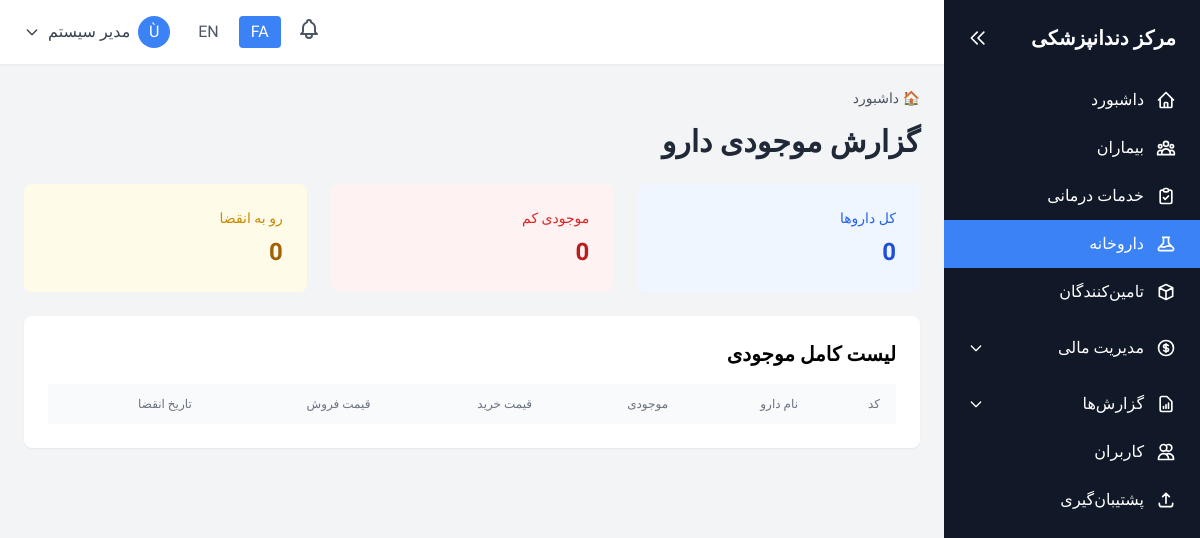
The app's page /medicines/stock.php (signed in), older data.
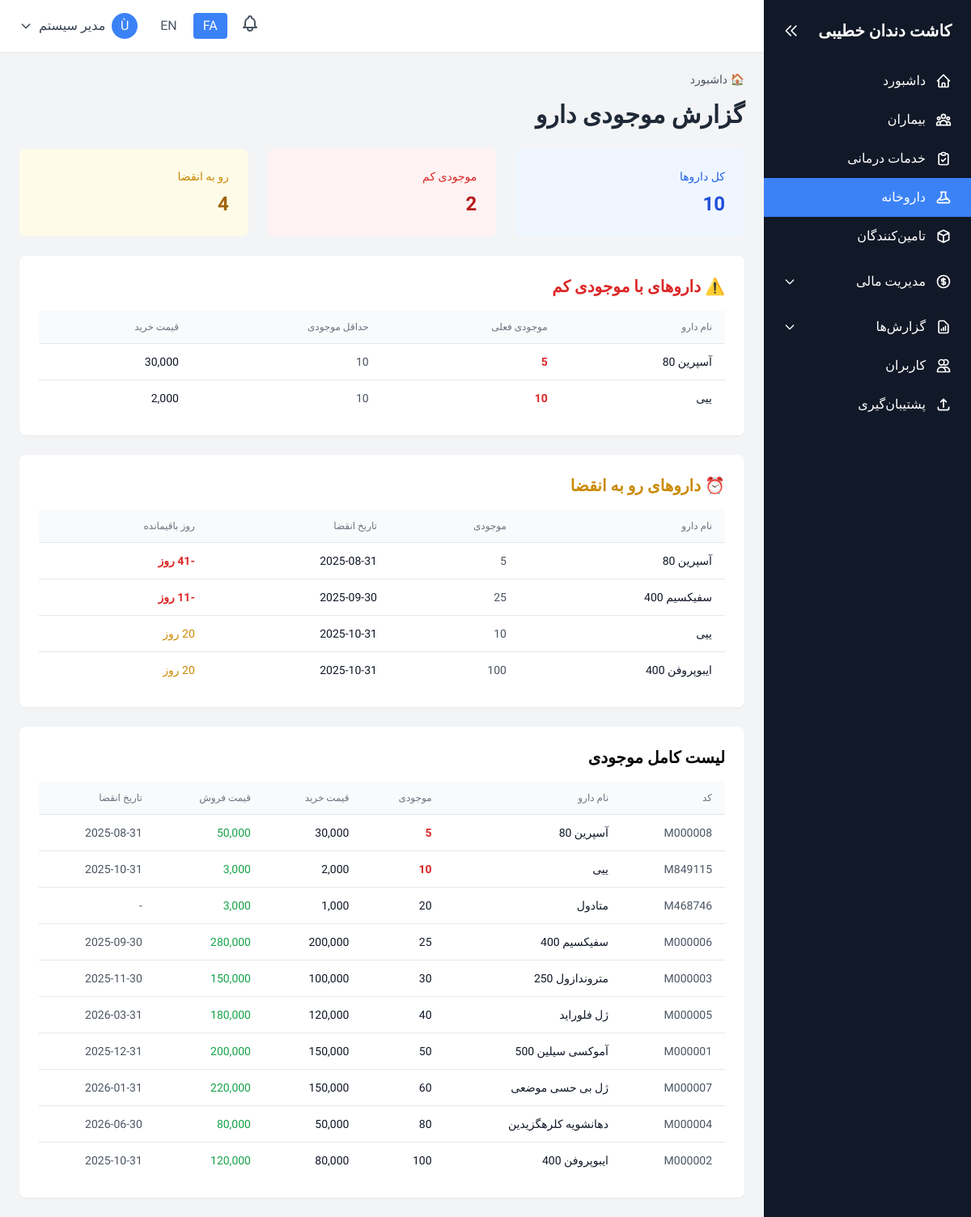
The same page, newer data.
### tables this page shows
CREATE TABLE `system` (
  `id` int(11) NOT NULL,
  `record_type` enum('setting','activity_log') NOT NULL,
  `setting_key` varchar(50) DEFAULT NULL,
  `setting_value` text DEFAULT NULL,
  `setting_type` varchar(20) DEFAULT 'text',
  `description` text DEFAULT NULL,
  `user_id` int(11) DEFAULT NULL,
  `action` varchar(50) DEFAULT NULL,
  `table_name` varchar(50) DEFAULT NULL,
  `record_id` int(11) DEFAULT NULL,
  `ip_address` varchar(45) DEFAULT NULL,
  `user_agent` text DEFAULT NULL,
  `created_at` datetime DEFAULT current_timestamp(),
  `updated_at` datetime DEFAULT current_timestamp() ON UPDATE current_timestamp()
);

CREATE TABLE `medicines` (
  `id` int(11) NOT NULL,
  `medicine_code` varchar(20) NOT NULL,
  `medicine_name` varchar(100) NOT NULL,
  `medicine_name_en` varchar(100) DEFAULT NULL,
  `category` varchar(50) DEFAULT NULL,
  `manufacturer` varchar(100) DEFAULT NULL,
  `unit` varchar(20) NOT NULL,
  `purchase_price` decimal(10,2) NOT NULL,
  `sale_price` decimal(10,2) NOT NULL,
  `stock_quantity` int(11) DEFAULT 0,
  `min_stock_level` int(11) DEFAULT 10,
  `expiry_date` date DEFAULT NULL,
  `description` text DEFAULT NULL,
  `supplier_name` varchar(100) DEFAULT NULL,
  `supplier_phone` varchar(20) DEFAULT NULL,
  `supplier_email` varchar(100) DEFAULT NULL,
  `supplier_address` text DEFAULT NULL,
  `sale_patient_id` int(11) DEFAULT NULL,
  `sale_code` varchar(20) DEFAULT NULL,
  `sale_date` date DEFAULT NULL,
  `sale_quantity` int(11) DEFAULT NULL,
  `sale_unit_price` decimal(10,2) DEFAULT NULL,
  `sale_total_price` decimal(10,2) DEFAULT NULL,
  `movement_type` enum('purchase','sale','adjustment') DEFAULT NULL,
  `movement_date` date DEFAULT NULL,
  `movement_quantity` int(11) DEFAULT NULL,
  `movement_notes` text DEFAULT NULL,
  `is_active` tinyint(1) DEFAULT 1,
  `created_by` int(11) DEFAULT NULL,
  `created_at` datetime DEFAULT current_timestamp(),
  `updated_at` datetime DEFAULT current_timestamp() ON UPDATE current_timestamp()
);

### config/config.php (called while the page is built, shortened)
<?php
require_once __DIR__ . '/database.php';
$current_lang = $_SESSION['lang'] ?? DEFAULT_LANG;
function loadLanguage($lang = null) {
    global $current_lang;
    $lang = $lang ?? $current_lang;
    $langFile = BASE_PATH . "/lang/$lang.php";
    $translations = [];
    if (file_exists($langFile)) {
        $translations = require $langFile;
    } else {
        $translations = require BASE_PATH . "/lang/fa.php";
    }
    return $translations;
}
function formatCurrency($amount) {
    return number_format($amount, 0, '.', ',');
}
function getSetting($key, $default = '') {
    try {
        $setting = fetchOne("SELECT setting_value FROM system WHERE record_type = 'setting' AND setting_key = ?", [$key]);
        return $setting ? $setting['setting_value'] : $default;
    } catch (Exception $e) {
        return $default;
    }
}

### config/database.php (called while the page is built, shortened)
<?php
function getDBConnection()
{
    try {
        if (DB_TYPE === 'sqlite') {
            $db = new PDO('sqlite:' . DB_PATH);
            $db->setAttribute(PDO::ATTR_ERRMODE, PDO::ERRMODE_EXCEPTION);
            $db->setAttribute(PDO::ATTR_DEFAULT_FETCH_MODE, PDO::FETCH_ASSOC);
            $db->exec('PRAGMA foreign_keys = ON;');
            return $db;
        } else {
            $dsn = "mysql:host=" . DB_HOST . ";port=" . DB_PORT . ";dbname=" . DB_NAME . ";charset=" . DB_CHARSET;
            $options = [
                PDO::ATTR_ERRMODE => PDO::ERRMODE_EXCEPTION,
                PDO::ATTR_DEFAULT_FETCH_MODE => PDO::FETCH_ASSOC,
                PDO::ATTR_EMULATE_PREPARES => false,
            ];
            return new PDO($dsn, DB_USER, DB_PASS, $options);
        }
    } catch (PDOException $e) {
        die("Database connection failed: " . $e->getMessage());
    }
}
function executeQuery($query, $params = [])
{
    $db = getDBConnection();
    $stmt = $db->prepare($query);
    $stmt->execute($params);
    return $stmt;
}
function fetchAll($query, $params = [], $useCache = false)
{
    $stmt = executeQuery($query, $params);
    $result = $stmt->fetchAll();
    return $result;
}
function fetchOne($query, $params = [], $useCache = false)
{
    $stmt = executeQuery($query, $params);
    $result = $stmt->fetch();
    return $result;
}

### medicines/stock.php (the view)
<?php
require_once '../config/config.php';
$medicines = fetchAll("
    SELECT * FROM medicines
    WHERE is_active = 1
    ORDER BY stock_quantity ASC
");
$lowStock = fetchAll("
    SELECT * FROM medicines
    WHERE is_active = 1 AND stock_quantity <= min_stock_level
    ORDER BY stock_quantity ASC
");
$expiringSoon = fetchAll("
    SELECT * FROM medicines
    WHERE is_active = 1 AND expiry_date <= DATE_ADD(CURDATE(), INTERVAL 30 DAY)
    ORDER BY expiry_date ASC
");
include '../includes/header.php';
?>
<div class="space-y-6">
    <h1 class="text-3xl font-bold text-gray-800">گزارش موجودی دارو</h1>
    <div class="grid grid-cols-1 md:grid-cols-3 gap-6">
        <div class="bg-blue-50 rounded-lg p-6">
            <p class="text-sm text-blue-600 mb-2">کل داروها</p>
            <p class="text-2xl font-bold text-blue-700"><?php echo count($medicines); ?></p>
        </div>
        <div class="bg-red-50 rounded-lg p-6">
            <p class="text-sm text-red-600 mb-2">موجودی کم</p>
            <p class="text-2xl font-bold text-red-700"><?php echo count($lowStock); ?></p>
        </div>
        <div class="bg-yellow-50 rounded-lg p-6">
            <p class="text-sm text-yellow-600 mb-2">رو به انقضا</p>
            <p class="text-2xl font-bold text-yellow-700"><?php echo count($expiringSoon); ?></p>
        </div>
    </div>
    <?php if ($lowStock): ?>
    <div class="bg-white rounded-lg shadow-sm p-6">
        <h2 class="text-xl font-bold mb-4 text-red-600">⚠️ داروهای با موجودی کم</h2>
        <div class="overflow-x-auto">
            <table class="min-w-full divide-y divide-gray-200">
                <thead class="bg-gray-50">
                    <tr>
                        <th class="px-4 py-3 text-right text-xs font-medium text-gray-500 uppercase">نام دارو</th>
                        <th class="px-4 py-3 text-right text-xs font-medium text-gray-500 uppercase">موجودی فعلی</th>
                        <th class="px-4 py-3 text-right text-xs font-medium text-gray-500 uppercase">حداقل موجودی</th>
                        <th class="px-4 py-3 text-right text-xs font-medium text-gray-500 uppercase">قیمت خرید</th>
                    </tr>
                </thead>
                <tbody class="bg-white divide-y divide-gray-200">
                    <?php foreach ($lowStock as $m): ?>
                    <tr class="hover:bg-gray-50">
                        <td class="px-4 py-3 text-sm font-medium text-gray-900"><?php echo htmlspecialchars($m['medicine_name']); ?></td>
                        <td class="px-4 py-3 text-sm text-red-600 font-bold"><?php echo $m['stock_quantity']; ?></td>
                        <td class="px-4 py-3 text-sm text-gray-600"><?php echo $m['min_stock_level']; ?></td>
                        <td class="px-4 py-3 text-sm text-gray-900"><?php echo formatCurrency($m['purchase_price']); ?></td>
                    </tr>
                    <?php endforeach; ?>
                </tbody>
            </table>
        </div>
    </div>
    <?php endif; ?>
    <?php if ($expiringSoon): ?>
    <div class="bg-white rounded-lg shadow-sm p-6">
        <h2 class="text-xl font-bold mb-4 text-yellow-600">⏰ داروهای رو به انقضا</h2>
        <div class="overflow-x-auto">
            <table class="min-w-full divide-y divide-gray-200">
                <thead class="bg-gray-50">
                    <tr>
                        <th class="px-4 py-3 text-right text-xs font-medium text-gray-500 uppercase">نام دارو</th>
                        <th class="px-4 py-3 text-right text-xs font-medium text-gray-500 uppercase">موجودی</th>
                        <th class="px-4 py-3 text-right text-xs font-medium text-gray-500 uppercase">تاریخ انقضا</th>
                        <th class="px-4 py-3 text-right text-xs font-medium text-gray-500 uppercase">روز باقیمانده</th>
                    </tr>
                </thead>
                <tbody class="bg-white divide-y divide-gray-200">
                    <?php foreach ($expiringSoon as $m):
                        $daysLeft = floor((strtotime($m['expiry_date']) - time()) / 86400);
                    ?>
                    <tr class="hover:bg-gray-50">
                        <td class="px-4 py-3 text-sm font-medium text-gray-900"><?php echo htmlspecialchars($m['medicine_name']); ?></td>
                        <td class="px-4 py-3 text-sm text-gray-600"><?php echo $m['stock_quantity']; ?></td>
                        <td class="px-4 py-3 text-sm text-gray-900"><?php echo $m['expiry_date']; ?></td>
                        <td class="px-4 py-3 text-sm <?php echo $daysLeft < 7 ? 'text-red-600 font-bold' : 'text-yellow-600'; ?>">
                            <?php echo $daysLeft; ?> روز
                        </td>
                    </tr>
                    <?php endforeach; ?>
                </tbody>
            </table>
        </div>
    </div>
    <?php endif; ?>
    <div class="bg-white rounded-lg shadow-sm p-6">
        <h2 class="text-xl font-bold mb-4">لیست کامل موجودی</h2>
        <div class="overflow-x-auto">
            <table class="min-w-full divide-y divide-gray-200">
                <thead class="bg-gray-50">
                    <tr>
                        <th class="px-4 py-3 text-right text-xs font-medium text-gray-500 uppercase">کد</th>
                        <th class="px-4 py-3 text-right text-xs font-medium text-gray-500 uppercase">نام دارو</th>
                        <th class="px-4 py-3 text-right text-xs font-medium text-gray-500 uppercase">موجودی</th>
                        <th class="px-4 py-3 text-right text-xs font-medium text-gray-500 uppercase">قیمت خرید</th>
                        <th class="px-4 py-3 text-right text-xs font-medium text-gray-500 uppercase">قیمت فروش</th>
                        <th class="px-4 py-3 text-right text-xs font-medium text-gray-500 uppercase">تاریخ انقضا</th>
                    </tr>
                </thead>
                <tbody class="bg-white divide-y divide-gray-200">
                    <?php foreach ($medicines as $m): ?>
                    <tr class="hover:bg-gray-50">
                        <td class="px-4 py-3 text-sm text-gray-600"><?php echo $m['medicine_code']; ?></td>
                        <td class="px-4 py-3 text-sm font-medium text-gray-900"><?php echo htmlspecialchars($m['medicine_name']); ?></td>
                        <td class="px-4 py-3 text-sm <?php echo $m['stock_quantity'] <= $m['min_stock_level'] ? 'text-red-600 font-bold' : 'text-gray-900'; ?>">
                            <?php echo $m['stock_quantity']; ?>
                        </td>
                        <td class="px-4 py-3 text-sm text-gray-900"><?php echo formatCurrency($m['purchase_price']); ?></td>
                        <td class="px-4 py-3 text-sm text-green-600"><?php echo formatCurrency($m['sale_price']); ?></td>
                        <td class="px-4 py-3 text-sm text-gray-600"><?php echo $m['expiry_date'] ?: '-'; ?></td>
                    </tr>
                    <?php endforeach; ?>
                </tbody>
            </table>
        </div>
    </div>
</div>
<?php include '../includes/footer.php'; ?>

### includes/header.php (shortened to what the changed rows need)
<?php
$lang = loadLanguage();
?>
<!DOCTYPE html>
<html lang="<?php echo $current_lang; ?>" dir="<?php echo $current_lang === 'fa' ? 'rtl' : 'ltr'; ?>">
<head>
    <script src="https://cdn.tailwindcss.com"></script>
    <link rel="stylesheet" href="<?php echo BASE_URL; ?>/assets/css/mobile.css">
</head>
<body class="bg-gray-100">
    <div class="flex h-screen overflow-hidden">
        <aside id="sidebar" class="w-64 bg-gray-900 text-white flex-shrink-0 hidden md:flex flex-col transition-all duration-300">
            <div class="p-6 flex-shrink-0 flex items-center justify-between">
                <h1 id="sidebar-title" class="text-xl font-bold"><?php echo getSetting('clinic_name', $lang['app_name']); ?></h1>
                <button id="sidebar-toggle" class="text-white hover:text-gray-300 hidden md:block" title="بستن منو">
                    <svg class="w-5 h-5" fill="none" stroke="currentColor" viewBox="0 0 24 24">
                        <path stroke-linecap="round" stroke-linejoin="round" stroke-width="2" d="M11 19l-7-7 7-7m8 14l-7-7 7-7"></path>
                    </svg>
                </button>
            </div>
        </aside>
        <div class="flex-1 flex flex-col overflow-hidden">
            <main class="flex-1 overflow-y-auto p-6">

Row changes from the older to the newer data that the page shows:
changed system: setting_value "مرکز دندانپزشکی" → "کاشت دندان خطیبی"
added medicines: medicine_name "آسپرین 80", stock_quantity "5", min_stock_level "10", purchase_price "30,000", expiry_date "2025-08-31", expiry_date "-41", medicine_code "M000008", sale_price "50,000"
added medicines: medicine_name "ییی", stock_quantity "10", min_stock_level "10", purchase_price "2,000", expiry_date "2025-10-31", expiry_date "20", medicine_code "M849115", sale_price "3,000"
added medicines: medicine_name "سفیکسیم 400", stock_quantity "25", expiry_date "2025-09-30", expiry_date "-11", medicine_code "M000006", purchase_price "200,000", sale_price "280,000"
added medicines: medicine_name "ایبوپروفن 400", stock_quantity "100", expiry_date "2025-10-31", expiry_date "20", medicine_code "M000002", purchase_price "80,000", sale_price "120,000"
added medicines: medicine_code "M468746", medicine_name "متادول", stock_quantity "20", purchase_price "1,000", sale_price "3,000", expiry_date "-", shown under "لیست کامل موجودی"
added medicines: medicine_code "M000003", medicine_name "متروندازول 250", stock_quantity "30", purchase_price "100,000", sale_price "150,000", expiry_date "2025-11-30", shown under "لیست کامل موجودی"
added medicines: medicine_code "M000005", medicine_name "ژل فلوراید", stock_quantity "40", purchase_price "120,000", sale_price "180,000", expiry_date "2026-03-31", shown under "لیست کامل موجودی"
added medicines: medicine_code "M000001", medicine_name "آموکسی سیلین 500", stock_quantity "50", purchase_price "150,000", sale_price "200,000", expiry_date "2025-12-31", shown under "لیست کامل موجودی"
added medicines: medicine_code "M000007", medicine_name "ژل بی حسی موضعی", stock_quantity "60", purchase_price "150,000", sale_price "220,000", expiry_date "2026-01-31", shown under "لیست کامل موجودی"
added medicines: medicine_code "M000004", medicine_name "دهانشویه کلرهگزیدین", stock_quantity "80", purchase_price "50,000", sale_price "80,000", expiry_date "2026-06-30", shown under "لیست کامل موجودی"
Text that changed along with them:
count($medicines): "0" → "10"
count($lowStock): "0" → "2"
count($expiringSoon): "0" → "4"
text now shown: "⚠️ داروهای با موجودی کم نام دارو موجودی فعلی حداقل موجودی قیمت خرید ⏰ داروهای رو به انقضا نام دارو موجودی تاریخ انقضا روز باقیمانده"
